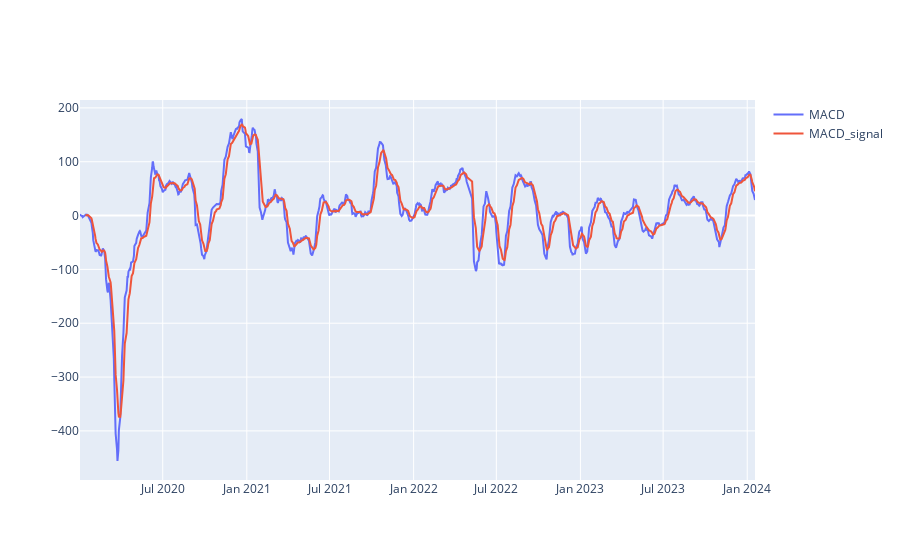

The cell this chart's notebook holds for it:
### Markdown cell above
**Moving Average Convergence Divergence (MACD)**
- MACD uses two exponentially moving averages and creates a trend analysis based on their convergence or divergence.
- The most commonly used MACD slow and fast signals are based on 26 days and 12 days respectively.
- The MACD is calculated by subtracting the 26-period exponential moving average (EMA) from the 12-period EMA.
- Similar to RSI, MACD triggers technical signals when it crosses above (to buy) or below (to sell) its signal line.

### Code cell
df['EMA_12'] = pd.Series(df['Terakhir'].ewm(span=12).mean())
df['EMA_26'] = pd.Series(df['Terakhir'].ewm(span=26).mean())
df['MACD'] = pd.Series(df['EMA_12'] - df['EMA_26'])
df['MACD_signal'] = pd.Series(df.MACD.ewm(span=9,min_periods=9).mean())

fig = go.Figure()
fig.add_trace(go.Scatter(x=df.Tanggal,y=df.MACD,name='MACD'))
fig.add_trace(go.Scatter(x=df.Tanggal,y=df.MACD_signal,name='MACD_signal'))
fig.show()

### Figure 1 — Plotly figure (JSON) as saved in the notebook; plotly's stock layout.template omitted (floating-point values rounded to 4 significant figures; data arrays with more than 128 entries replaced by an {"elided": "..."} marker saying what was removed)
{"data": [{"name": "MACD", "type": "scatter", "x": {"elided": "988 str values"}, "y": {"elided": "988 float values"}}, {"name": "MACD_signal", "type": "scatter", "x": {"elided": "988 str values"}, "y": {"elided": "988 float values"}}], "layout": {}}
